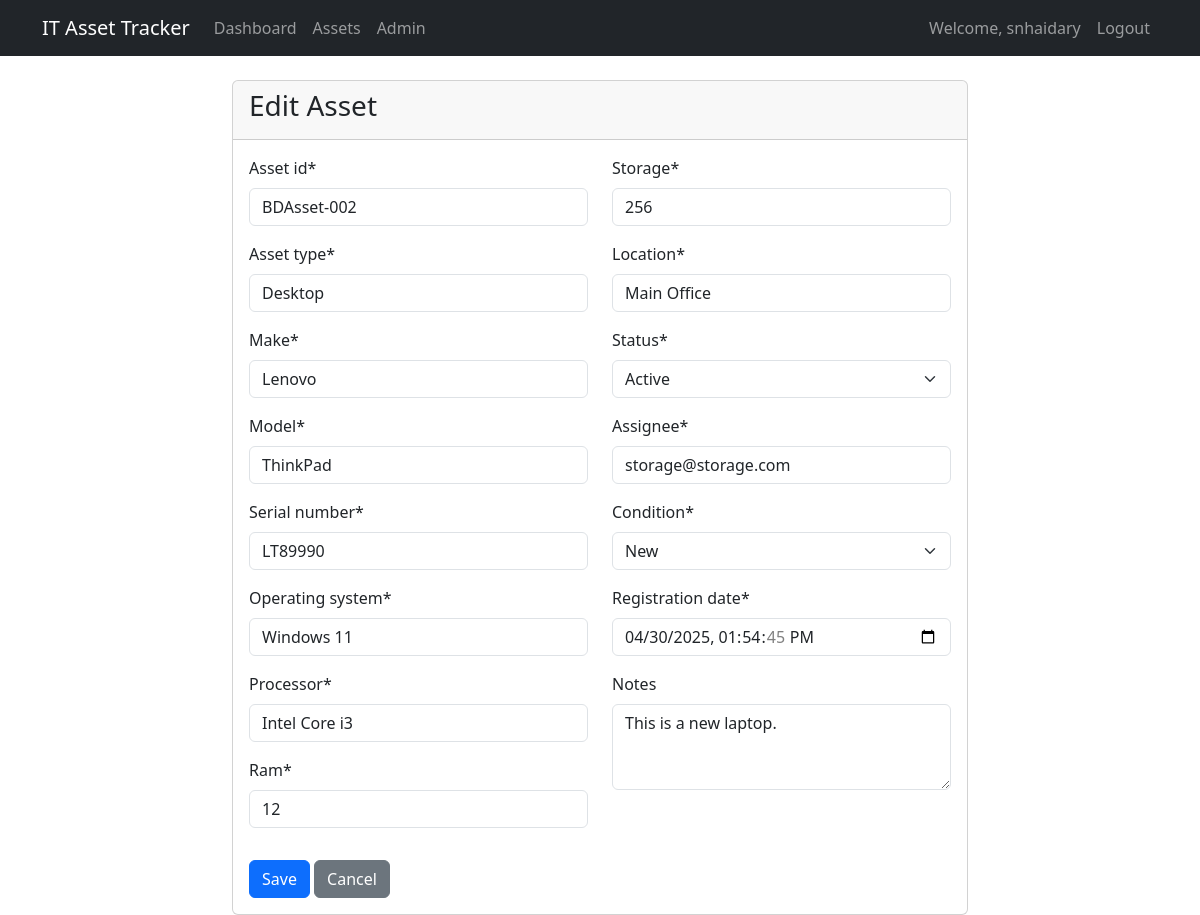
Page /assets/3/update/ (signed in) on the earlier database version.
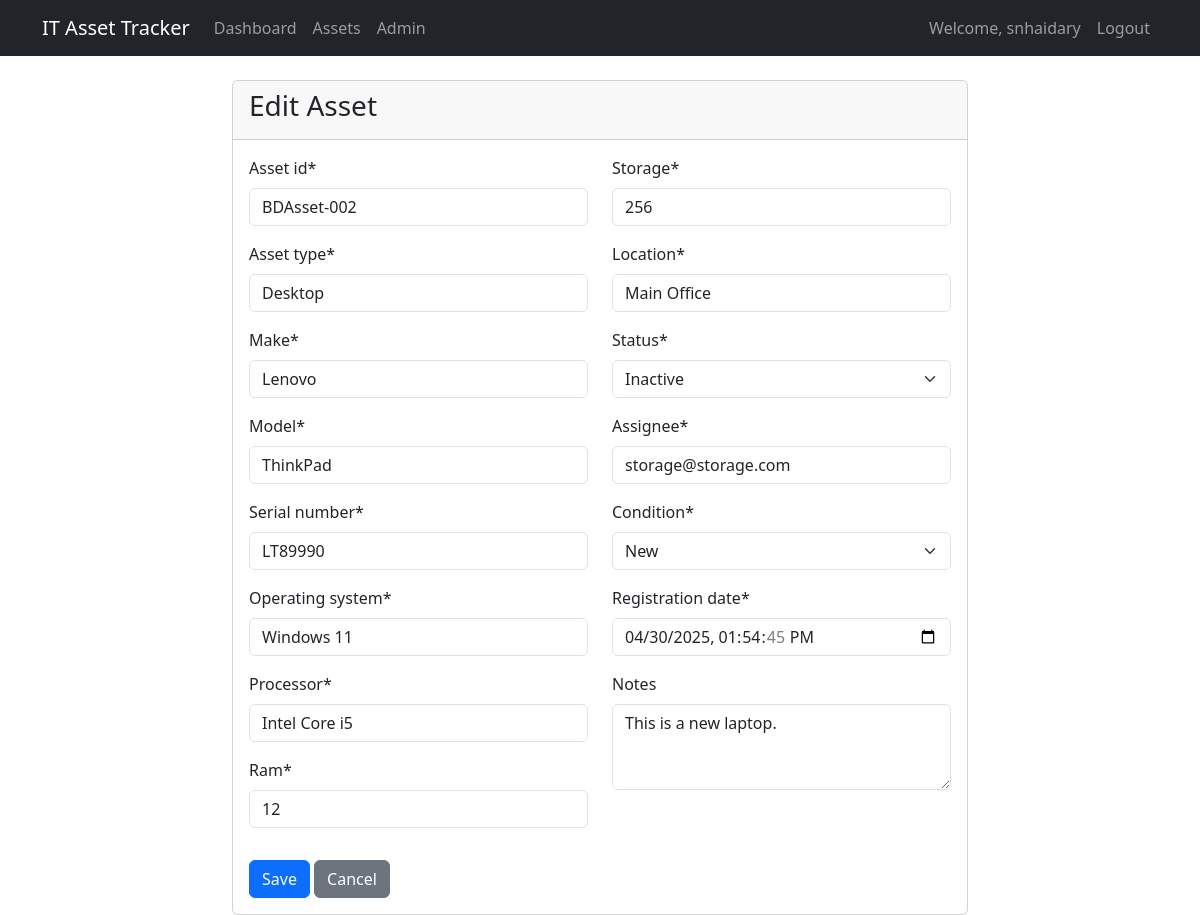
Same page on the later database version.
### assets/models.py (models this page shows, shortened)
class Asset(models.Model):
    STATUS_CHOICES = [
        ('ACTIVE', 'Active'),
        ('INACTIVE', 'Inactive'),
        ('MAINTENANCE', 'Under Maintenance'),
        ('RETIRED', 'Retired'),
    ]
    CONDITION_CHOICES = [
        ('NEW', 'New'),
        ('GOOD', 'Good'),
        ('FAIR', 'Fair'),
        ('POOR', 'Poor'),
    ]
    registration_date = models.DateTimeField(default=timezone.now)
    asset_id = models.CharField(max_length=50, unique=True)
    asset_type = models.CharField(max_length=100)
    make = models.CharField(max_length=100)
    model = models.CharField(max_length=100)
    serial_number = models.CharField(max_length=100, unique=True)
    operating_system = models.CharField(max_length=100)
    processor = models.CharField(max_length=100)
    ram = models.IntegerField(validators=[MinValueValidator(0)])
    storage = models.IntegerField(validators=[MinValueValidator(0)])
    location = models.CharField(max_length=200)
    status = models.CharField(max_length=20, choices=STATUS_CHOICES, default='ACTIVE')
    assignee = models.EmailField()
    condition = models.CharField(max_length=20, choices=CONDITION_CHOICES, default='NEW')
    notes = models.TextField(blank=True)
    class Meta:
        ordering = ['-registration_date']

### assets/views.py (the view, shortened to what this page needs)
# urls.py: path('<int:pk>/update/', AssetUpdateView.as_view(), name='asset-update'),
class AssetUpdateView(LoginRequiredMixin, UpdateView):
    model = Asset
    form_class = AssetForm
    template_name = 'assets/asset_form.html'
    success_url = reverse_lazy('asset-list')

### assets/forms.py (shortened to what this page needs)
class AssetForm(forms.ModelForm):
    class Meta:
        model = Asset
        fields = '__all__'
        widgets = {
            'registration_date': forms.DateTimeInput(attrs={'type': 'datetime-local'}),
            'notes': forms.Textarea(attrs={'rows': 3}),
        }

### templates/assets/asset_form.html (shortened to what this page needs)
{% extends 'base.html' %}
{% load crispy_forms_tags %}
{% block content %}
<div class="row">
    <div class="col-md-8 offset-md-2">
        <div class="card">
            <div class="card-header">
                <h3 class="card-title">{% if form.instance.pk %}Edit Asset{% else %}New Asset{% endif %}</h3>
            </div>
            <div class="card-body">
                <form method="post" novalidate>
                    <div class="row">
                        <div class="col-md-6">
                            {{ form.asset_id|as_crispy_field }}
                            {{ form.asset_type|as_crispy_field }}
                            {{ form.make|as_crispy_field }}
                            {{ form.model|as_crispy_field }}
                            {{ form.serial_number|as_crispy_field }}
                            {{ form.operating_system|as_crispy_field }}
                            {{ form.processor|as_crispy_field }}
                            {{ form.ram|as_crispy_field }}
                        </div>
                        <div class="col-md-6">
                            {{ form.storage|as_crispy_field }}
                            {{ form.location|as_crispy_field }}
                            {{ form.status|as_crispy_field }}
                            {{ form.assignee|as_crispy_field }}
                            {{ form.condition|as_crispy_field }}
                            {{ form.registration_date|as_crispy_field }}
                            {{ form.notes|as_crispy_field }}
                        </div>
                    </div>
                    <div class="mt-3">
                        <button type="submit" class="btn btn-primary">Save</button>
                        <a href="{% url 'asset-list' %}" class="btn btn-secondary">Cancel</a>
                    </div>
                </form>
            </div>
        </div>
    </div>
</div>
{% endblock %}

Differences in the rows shown:
changed Asset "BDAsset-002": processor "Intel Core i3" → "Intel Core i5"; status "Active" → "Inactive"
